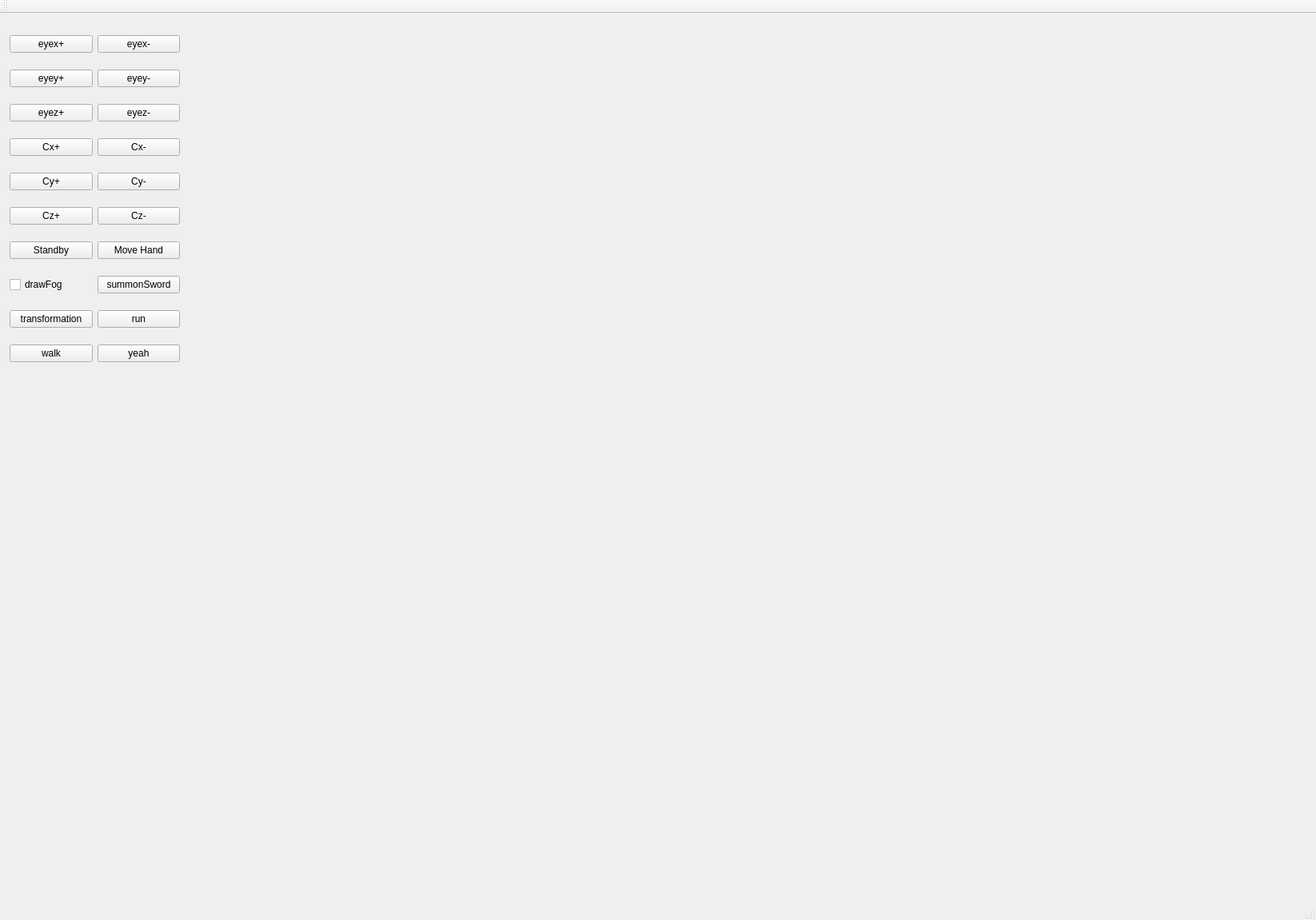
<?xml version="1.0" encoding="UTF-8"?>
<ui version="4.0">
 <class>MainWindow</class>
 <widget class="QMainWindow" name="MainWindow">
  <property name="geometry">
   <rect>
    <x>0</x>
    <y>0</y>
    <width>1646</width>
    <height>1151</height>
   </rect>
  </property>
  <property name="windowTitle">
   <string>MainWindow</string>
  </property>
  <widget class="QWidget" name="centralWidget">
   <layout class="QVBoxLayout" name="verticalLayout">
    <item>
     <widget class="QWidget" name="widget" native="true">
      <widget class="QWidget" name="gridLayoutWidget">
       <property name="geometry">
        <rect>
         <x>-10</x>
         <y>-10</y>
         <width>235</width>
         <height>466</height>
        </rect>
       </property>
       <layout class="QGridLayout" name="gridLayout">
        <item row="9" column="0">
         <widget class="QPushButton" name="button_walk">
          <property name="text">
           <string>walk</string>
          </property>
         </widget>
        </item>
        <item row="9" column="1">
         <widget class="QPushButton" name="button_yes">
          <property name="text">
           <string>yeah</string>
          </property>
         </widget>
        </item>
        <item row="8" column="1">
         <widget class="QPushButton" name="button_run">
          <property name="text">
           <string>run</string>
          </property>
         </widget>
        </item>
        <item row="4" column="1">
         <widget class="QPushButton" name="centeryMinus">
          <property name="text">
           <string>Cy-</string>
          </property>
         </widget>
        </item>
        <item row="2" column="0">
         <widget class="QPushButton" name="eyezAdd">
          <property name="text">
           <string>eyez+</string>
          </property>
         </widget>
        </item>
        <item row="2" column="1">
         <widget class="QPushButton" name="eyezMinus">
          <property name="text">
           <string>eyez-</string>
          </property>
         </widget>
        </item>
        <item row="3" column="0">
         <widget class="QPushButton" name="centerxAdd">
          <property name="text">
           <string>Cx+</string>
          </property>
         </widget>
        </item>
        <item row="5" column="1">
         <widget class="QPushButton" name="centerzMinus">
          <property name="text">
           <string>Cz-</string>
          </property>
         </widget>
        </item>
        <item row="4" column="0">
         <widget class="QPushButton" name="centeryAdd">
          <property name="text">
           <string>Cy+</string>
          </property>
         </widget>
        </item>
        <item row="6" column="0">
         <widget class="QPushButton" name="button_Standby">
          <property name="text">
           <string>Standby</string>
          </property>
         </widget>
        </item>
        <item row="1" column="1">
         <widget class="QPushButton" name="eyeyMinus">
          <property name="text">
           <string>eyey-</string>
          </property>
         </widget>
        </item>
        <item row="3" column="1">
         <widget class="QPushButton" name="centerxMinus">
          <property name="text">
           <string>Cx-</string>
          </property>
         </widget>
        </item>
        <item row="1" column="0">
         <widget class="QPushButton" name="eyeyAdd">
          <property name="text">
           <string>eyey+</string>
          </property>
         </widget>
        </item>
        <item row="5" column="0">
         <widget class="QPushButton" name="centerzAdd">
          <property name="text">
           <string>Cz+</string>
          </property>
         </widget>
        </item>
        <item row="8" column="0">
         <widget class="QPushButton" name="button_transfomation">
          <property name="text">
           <string>transformation</string>
          </property>
         </widget>
        </item>
        <item row="0" column="0">
         <widget class="QPushButton" name="eyexAdd">
          <property name="text">
           <string>eyex+</string>
          </property>
         </widget>
        </item>
        <item row="0" column="1">
         <widget class="QPushButton" name="eyexMinus">
          <property name="text">
           <string>eyex-</string>
          </property>
         </widget>
        </item>
        <item row="7" column="0">
         <widget class="QCheckBox" name="drawFog">
          <property name="text">
           <string>drawFog</string>
          </property>
         </widget>
        </item>
        <item row="6" column="1">
         <widget class="QPushButton" name="button_Movehand">
          <property name="text">
           <string>Move Hand</string>
          </property>
         </widget>
        </item>
        <item row="7" column="1">
         <widget class="QPushButton" name="button_summonSword">
          <property name="text">
           <string>summonSword</string>
          </property>
         </widget>
        </item>
       </layout>
      </widget>
      <widget class="glframework" name="widget_2" native="true">
       <property name="geometry">
        <rect>
         <x>460</x>
         <y>-10</y>
         <width>1151</width>
         <height>1051</height>
        </rect>
       </property>
      </widget>
     </widget>
    </item>
   </layout>
  </widget>
  <widget class="QMenuBar" name="menuBar">
   <property name="geometry">
    <rect>
     <x>0</x>
     <y>0</y>
     <width>1646</width>
     <height>29</height>
    </rect>
   </property>
  </widget>
  <widget class="QToolBar" name="mainToolBar">
   <attribute name="toolBarArea">
    <enum>TopToolBarArea</enum>
   </attribute>
   <attribute name="toolBarBreak">
    <bool>false</bool>
   </attribute>
  </widget>
  <widget class="QStatusBar" name="statusBar"/>
 </widget>
 <layoutdefault spacing="6" margin="11"/>
 <customwidgets>
  <customwidget>
   <class>glframework</class>
   <extends>QWidget</extends>
   <header>glframework.h</header>
   <container>1</container>
  </customwidget>
 </customwidgets>
 <resources/>
 <connections/>
</ui>
